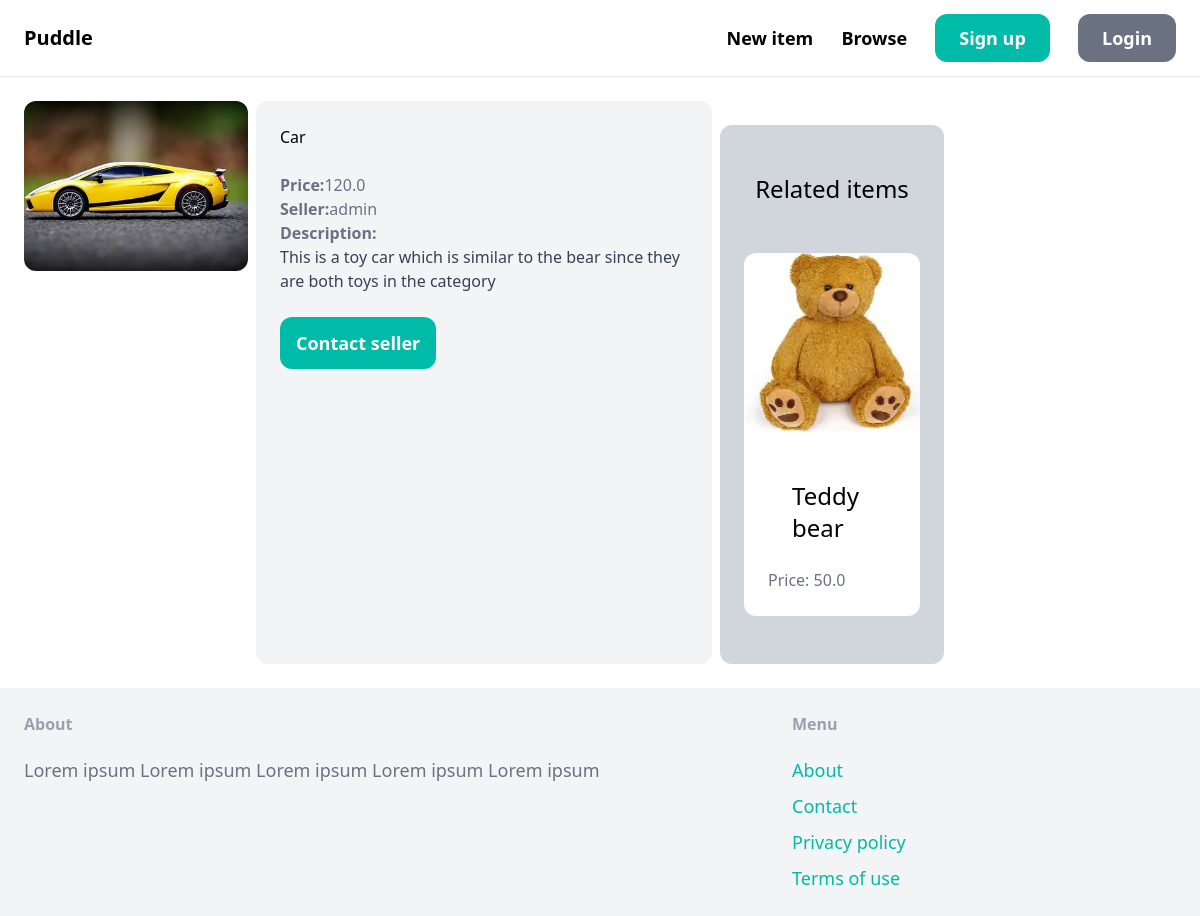
Screenshot of /item/4 with the database file from the repository.
### item/models.py (models this page shows, shortened)
class Item(models.Model):
    category = models.ForeignKey(Category,related_name='items',on_delete=models.CASCADE)
    name = models.CharField(max_length=255)
    description = models.TextField(blank=True,null=True)
    price = models.FloatField()
    image = models.ImageField(upload_to='item_images',blank=True,null=True)
    is_sold = models.BooleanField(default=False)
    created_by = models.ForeignKey(User,related_name='items',on_delete=models.CASCADE)
    created_at = models.DateTimeField(auto_now_add=True)

### item/views.py (the view)
# urls.py: path('<int:primary_key>',detail,name='detail')
def detail(req,primary_key):
    item = get_object_or_404(Item,pk=primary_key)
    related_items = Item.objects.filter(category=item.category,is_sold=False).exclude(pk=primary_key)[0:3]
    return render(req,'item/detail.html',({
        'item':item,
        'related_items':related_items
    }))

### item/templates/item/detail.html (shortened to what this page needs)
{% extends "core/base.html" %}
{% block content%}
    <div class="grid grid-cols-5 gap-2">
        <div class='col-span-1'>
            <img src="{{ item.image.url }}" class='rounded-xl'/>
        </div>
        <div class='col-span-2 p-6 bg-gray-100 rounded-xl'>
            <h1 class='mb-6 text-3x'>{{item.name}}</h1>
            <p class='text-gray-500'><strong>Price:</strong>{{item.price}}</p>
            <p class='text-gray-500'><strong>Seller:</strong>{{item.created_by.username}}</p>
            {% if item.description %}
                <p class='text-gray-700'>
                    <strong class='text-gray-500'>Description:</strong> <br>
                    {{item.description}}
                </p>
            {% endif %}
            <a href='#' class='inline-block mt-6 px-4 py-3 text-lg font-semibold bg-teal-500 hover:bg-teal-700 text-white rounded-xl'>Contact seller</a>
        </div>
        <div class="mt-6 px-6 py-12 bg-gray-300 rounded-xl">
            <h2 class="mb-12 text-2xl text-center">Related items</h2>
            <div class="flex flex-cols-3 gap-4">
                {% for item in related_items %}
                        <a href="{% url 'item:detail' item.id %}">
                        <div>
                            <img src="{{item.image.url}}" class="rounded-t-xl" />
                        </div>
                        <div class="p-6 bg-white rounded-b-xl">
                            <h2 class="p-6 text-2xl">{{item.name}}</h2>
                            <p class="text-gray-500">Price: {{item.price}}</p>
                        </div>
                        </a>
                {% endfor %}
            </div>
        </div>
    </div>
{% endblock %}

### rows the page displays
Item: image (picture), name "Car", price "120.0", created_by.username "admin", description "This is a toy car which is similar to the bear since they are both toys in the category"
Item: image (picture), name "Teddy bear", price "50.0"
